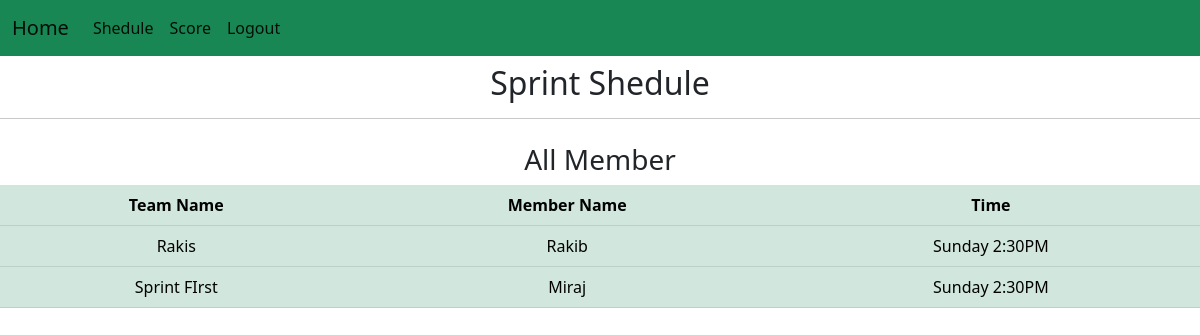
Screenshot of /shedule_sprint/ with the database file from the repository.
### app/models.py (models this page shows, shortened)
class Sprint(models.Model):
    DEPT_CHOICES=[('CSE','CSE'),
                  ('Pharmacy','Pharmacy'),
                  ('BBA','BBA'),
                  ('Law','Law'),
                  ('Fashion Design','Fashion Design'),
                  ('English','English')
                  ]
    teamname=models.CharField(max_length=20)
    dept=models.CharField(max_length=20,choices=DEPT_CHOICES)
    captainname=models.CharField(max_length=20)
    cid=models.IntegerField()

class Time_shedule(models.Model):
        cricket_time=models.CharField(max_length=200,blank=True)
        football_time=models.CharField(max_length=200,blank=True)
        volleyball_time=models.CharField(max_length=200,blank=True)
        kabaddi_time=models.CharField(max_length=200,blank=True)
        chess_time=models.CharField(max_length=200,blank=True)
        highjump_time=models.CharField(max_length=200,blank=True)
        pc1_time=models.CharField(max_length=200,blank=True)
        math_time=models.CharField(max_length=200,blank=True)
        ict_time=models.CharField(max_length=200,blank=True)
        rubiks_time=models.CharField(max_length=200,blank=True)
        table_time=models.CharField(max_length=200,blank=True)
        sprint_time=models.CharField(max_length=200,blank=True)
        badminton_time=models.CharField(max_length=200,blank=True)
        pc3_time=models.CharField(max_length=200,blank=True)
        video_time=models.CharField(max_length=200,blank=True)

### app/views.py (the view)
# urls.py: path('shedule_sprint/',views.shedule_sprint,name="shedule_sprint"),
def shedule_sprint(request):
     team=Sprint.objects.all()
     time=Time_shedule.objects.all()
     context={'team':team ,'time':time}
     return render(request,'app/shedule_sprint.html',context)

### app/templates/app/shedule_sprint.html
{%extends 'navbar2.html'%}
{%block content%}
                    <h2 class="text-center mt-2">Sprint Shedule</h2>
                    <hr>
                    <div class="text-center mt-4">
                      <h3>All Member</h3>
                      <table class="table table-success table-hover">
                          <thead>
                            <tr>
                              <th scope="col">Team Name</th>
                              <th scope="col">Member Name</th>
                              <th scope="col">Time</th>
                            </tr>
                          </thead>
                          <tbody>
                            <tr>
                              {%for t in team%}
                              <td>{{t.teamname}}</td>
                              <td>{{t.captainname}}</td>
                              {%for t in time%}
                              <td>{{t.sprint_time}}</td>
                              {%endfor%}
                            </tr>
                            {%endfor%}
                          </tbody>
                        </table>
                  </div>
{%endblock%}

### rows the page displays
Sprint: teamname "Rakis", captainname "Rakib"
Time_shedule: sprint_time "Sunday 2:30PM"
Sprint: teamname "Sprint FIrst", captainname "Miraj"
